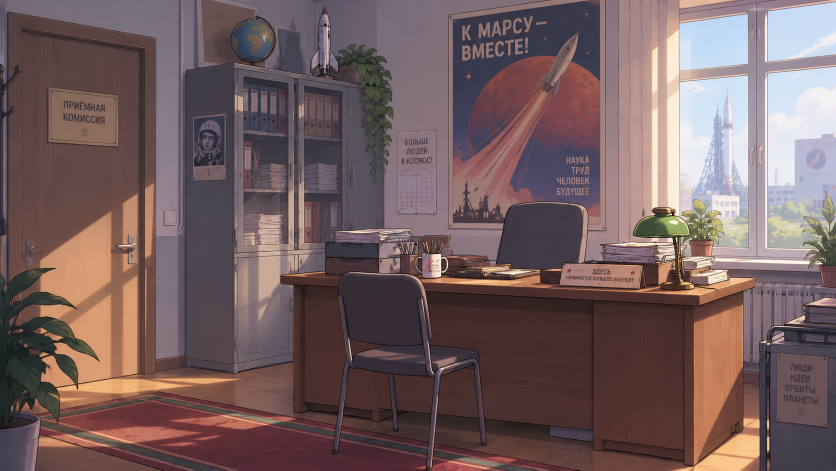
#> input picture assets/gen/bg_reception_vn_0.png, 1672 x 941 px (shown at 1/2 size)
$ python scene_kate_build.py
#> lines starting #> are read from the running program, lines starting #| are printed output that depends on the picture; pictures that were not available may be replaced by others from this repository, and a replacement may not be noted
#> (reads scenario.json from the repository)
### frames_vn.py
# -*- coding: utf-8 -*-
"""Собирает VN-кадр: фон + спрайт(ы) + окно диалога с именем и текстом."""
import os, textwrap
from PIL import Image, ImageDraw, ImageFont, ImageFilter

HERE = os.path.dirname(os.path.abspath(__file__))
FONT = "/usr/share/fonts/truetype/dejavu/DejaVuSans.ttf"
FONTB = "/usr/share/fonts/truetype/dejavu/DejaVuSans-Bold.ttf"
W, H = 1672, 941


def f(path, sz):
    return ImageFont.truetype(path, sz)


def wrap(draw, text, font, maxw):
    words, lines, cur = text.split(), [], ""
    for w in words:
        t = (cur + " " + w).strip()
        if draw.textlength(t, font=font) <= maxw:
            cur = t
        else:
            if cur:
                lines.append(cur)
            cur = w
    if cur:
        lines.append(cur)
    return lines


def place_sprite(canvas, sprite_path, scale_h=0.92, cx=0.63):
#> called with sprite_path = 'assets/sprites/kate_overalls.png', scale_h = 0.8, cx = 0.3
    sp = Image.open(sprite_path).convert("RGBA")
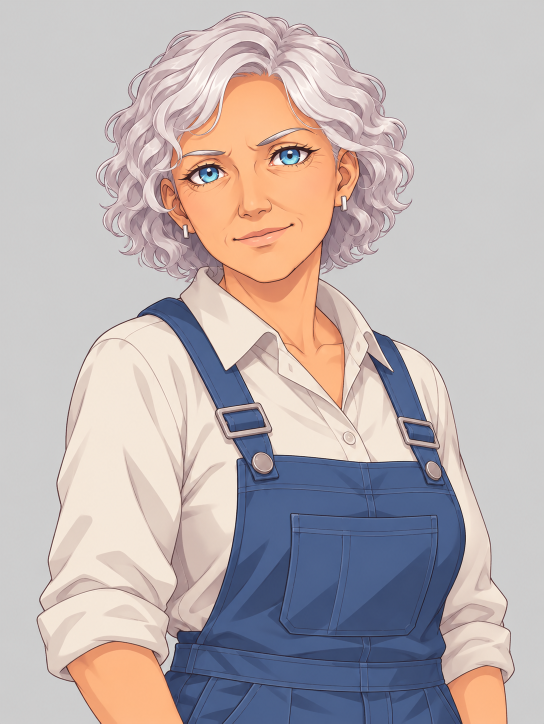
#> input picture assets/gen/kate_overalls_0.png, 1087 x 1447 px, given in place of kate_overalls.png, which was not available (shown at 1/2 size)
    th = int(H * scale_h)
    tw = int(sp.width * th / sp.height)
#> tw = 564
    sp = sp.resize((tw, th), Image.LANCZOS)
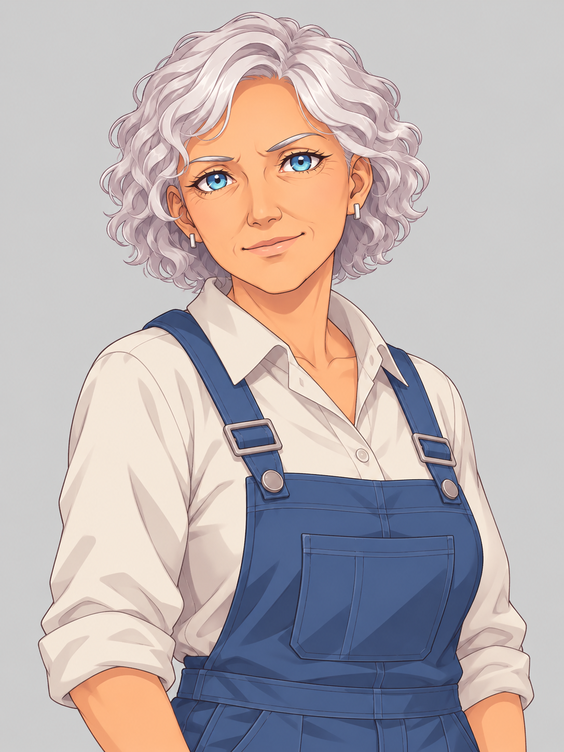
#> sp: PIL image 564x752 RGBA; mean R, G, B, A 188.1, 177.9, 177.9, 255
    x = int(W * cx - tw / 2)
#> x = 219
    y = H - th + int(H * 0.02)
    # мягкая тень под персонажем
    sh = Image.new("RGBA", (tw, th), (0, 0, 0, 0))
#> sh: PIL image 564x752 RGBA; every value is 0
    sh.paste((0, 0, 0, 90), (0, 0), sp.split()[-1])
    sh = sh.filter(ImageFilter.GaussianBlur(12))
    canvas.alpha_composite(sh, (x + 8, y + 8))
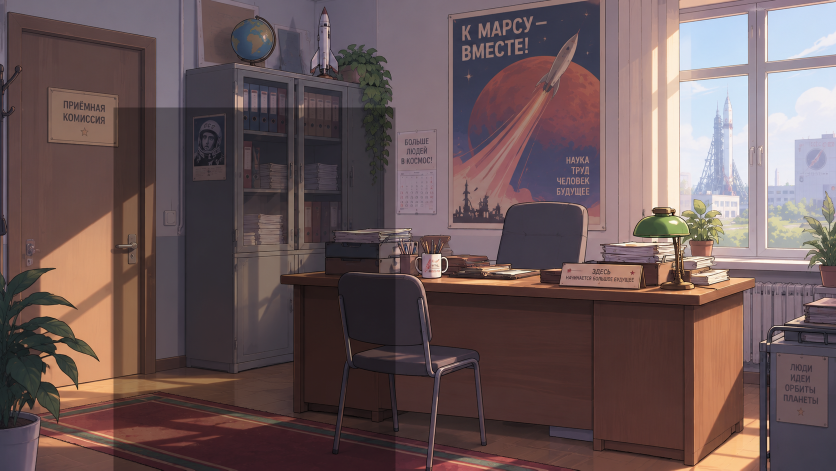
#> canvas: PIL image 1672x941 RGBA (shown at 1/2 size); mean R, G, B, A 106.9, 87.4, 88, 255
    canvas.alpha_composite(sp, (x, y))
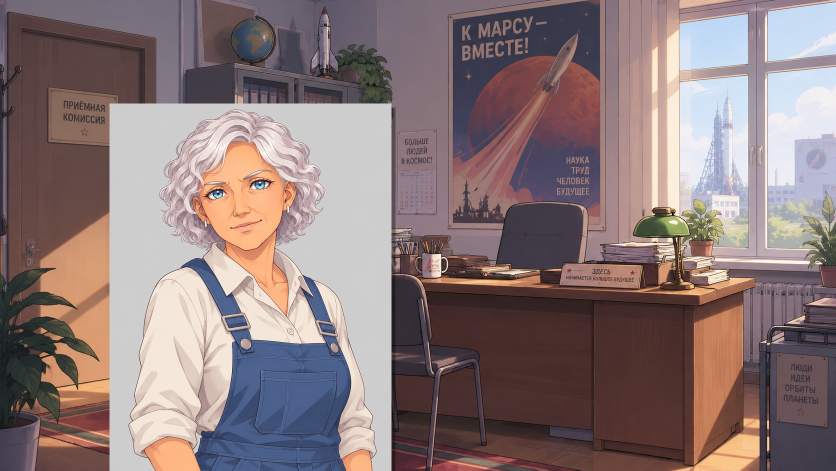
#> canvas: PIL image 1672x941 RGBA (shown at 1/2 size); mean R, G, B, A 139, 120.8, 121.2, 255


def dialog(canvas, name, text, bg=None):
#> called with name = 'Сергей Лихнецкий'
    d = ImageDraw.Draw(canvas, "RGBA")
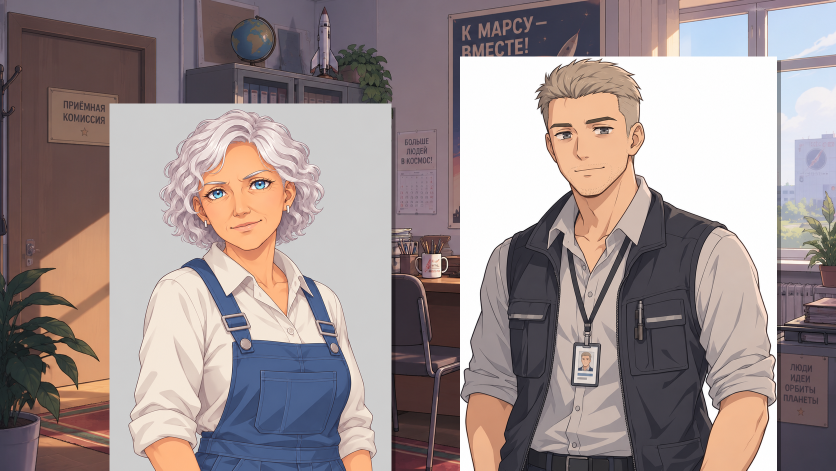
#> canvas: PIL image 1672x941 RGBA (shown at 1/2 size); mean R, G, B, A 156.2, 142.7, 142.4, 255
    box_h = int(H * 0.30)
    y0 = H - box_h - int(H * 0.03)
    x0, x1 = int(W * 0.05), int(W * 0.95)
    d.rounded_rectangle([x0, y0, x1, y0 + box_h], radius=22,
                        fill=(12, 14, 20, 205), outline=(220, 60, 60, 230), width=3)
    nf, tf = f(FONTB, 34), f(FONT, 32)
    # плашка имени
    nw = int(d.textlength(name, font=nf)) + 44
#> nw = 409
    d.rounded_rectangle([x0 + 26, y0 - 26, x0 + 26 + nw, y0 + 26], radius=14,
                        fill=(220, 60, 60, 245))
    d.text((x0 + 48, y0 - 16), name, font=nf, fill=(255, 255, 255))
    lines = wrap(d, text, tf, (x1 - x0) - 80)
#> lines = 2 items
    ty = y0 + 56
    for ln in lines[:5]:
        d.text((x0 + 40, ty), ln, font=tf, fill=(238, 238, 242))
        ty += 44
#> this loop made 2 passes
#> ty on pass 1: 731
#> (ln, ty) on pass 2: ('Сергей. Могу я увидеть ваши документы?', 775)
#> after the loop, ty = 775


def frame(bg, out, name=None, text=None, sprites=None):
    cv = Image.open(bg).convert("RGBA").resize((W, H), Image.LANCZOS)
    for s, cx, sc in (sprites or []):
        place_sprite(cv, s, scale_h=sc, cx=cx)
    if text:
        dialog(cv, name or "", text)
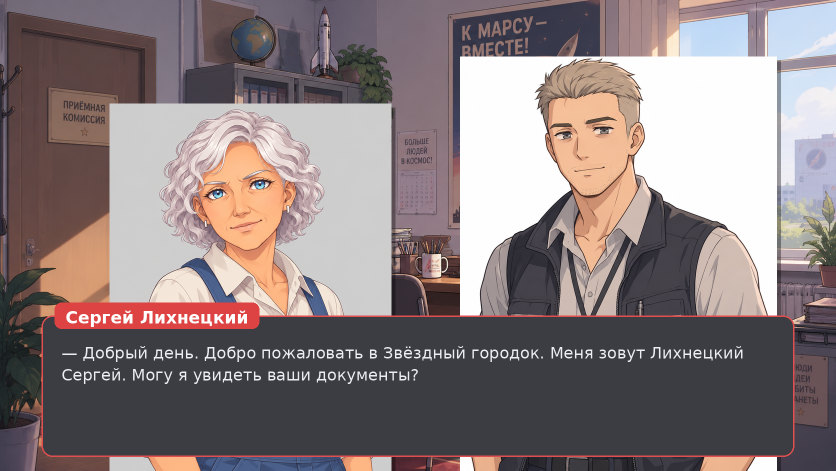
#> cv: PIL image 1672x941 RGBA (shown at 1/2 size); mean R, G, B, A 126, 113.7, 114.9, 242.3; transparent parts drawn white
    os.makedirs(os.path.dirname(out), exist_ok=True)
    cv.convert("RGB").save(out, "PNG")
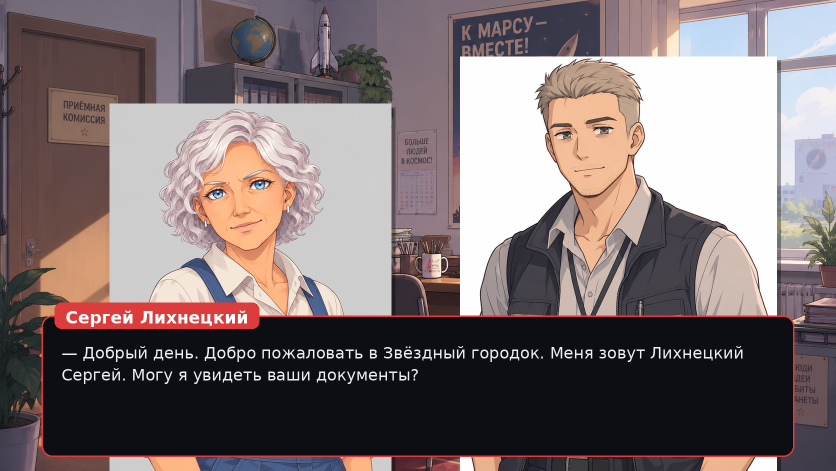
#> saved as 00.png: PIL image 1672x941 RGB (shown at 1/2 size); mean R, G, B 126, 113.7, 114.9
    print("saved", os.path.relpath(out, HERE), cv.size)
#| saved out/scene_kate/00.png (1672, 941)
    return out


S = os.path.join(HERE, "assets/sprites")
BG = os.path.join(HERE, "assets/gen/bg_reception_vn_0.png")

# [5 lines that do not run on import are left out]

### scene_kate_build.py
# -*- coding: utf-8 -*-
"""Собирает все кадры сцены «Екатерина Ивановна» из scenario.json."""
import json, os, sys
HERE = os.path.dirname(os.path.abspath(__file__))
sys.path.insert(0, HERE)
import frames_vn as F

S = os.path.join(HERE, "assets/sprites")
BG = os.path.join(HERE, "assets/gen/bg_reception_vn_0.png")
KATE, KATE_SAD, SERGEY = (os.path.join(S, n) for n in
                          ("kate_overalls.png", "kate_sad.png", "sergey.png"))
LEFT, RIGHT = 0.30, 0.74

NAMES = {"Сергей": "Сергей Лихнецкий", "Екатерина": "Екатерина Ивановна"}

d = json.load(open(os.path.join(HERE, "scenario.json"), encoding="utf-8"))
scene = next(s for s in d["scenes"] if s["id"] == "kate")

outdir = os.path.join(HERE, "out/scene_kate")
os.makedirs(outdir, exist_ok=True)
made = []
for i, (bg, spk, txt, narr, cam) in enumerate(scene["shots"]):
    kate = KATE_SAD if i >= 10 else KATE
    if narr:
        sprites = [(kate, LEFT, 0.86), (SERGEY, RIGHT, 0.86)]
        name = None
    elif spk == "Екатерина":
        sprites = [(kate, LEFT, 0.90), (SERGEY, RIGHT, 0.80)]
        name = NAMES["Екатерина"]
    else:
        sprites = [(kate, LEFT, 0.80), (SERGEY, RIGHT, 0.90)]
        name = NAMES["Сергей"]
    if narr:
        # ремарки — курсивным тегом в превью не поддержим, просто показываем без имени
        text = txt
    else:
        text = "— " + txt
    out = os.path.join(outdir, f"{i:02d}.png")
    F.frame(BG, out, name=name, text=text, sprites=sprites)
    made.append(out)

print("total frames:", len(made))
